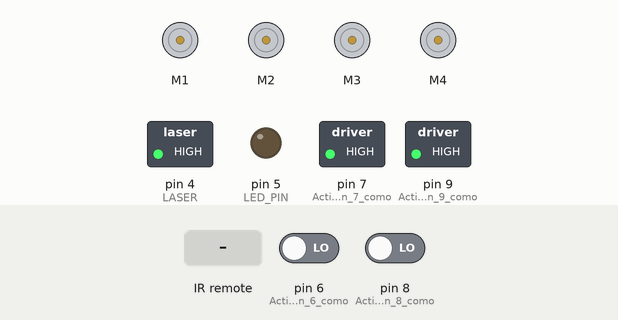
Recording of a sketch running on a simulated Arduino Uno, built with avr-gcc and run on an emulated ATmega328P. On the bench: 4 × DC motor (green arrow = forward, orange = backward, longer = faster), switched loads named in the sketch (green lamp = pin HIGH), output pins drawn as LEDs (lit = HIGH). Inputs (shaded band) come from the test bench; at power-on: pin 6 (Activación_del_pin_6_como) LOW, pin 8 (Activación_del_pin_8_como) LOW.

Above: at 1.2 s.
1.3 s: infrared code 0xCA31DA45 received
At 3.4 s:
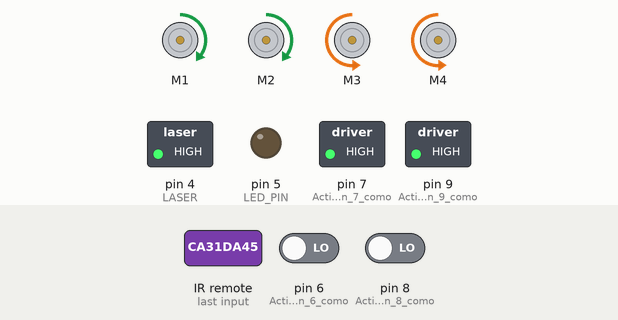
6.3 s: infrared code 0xCF2F9DAB received
At 9.0 s:
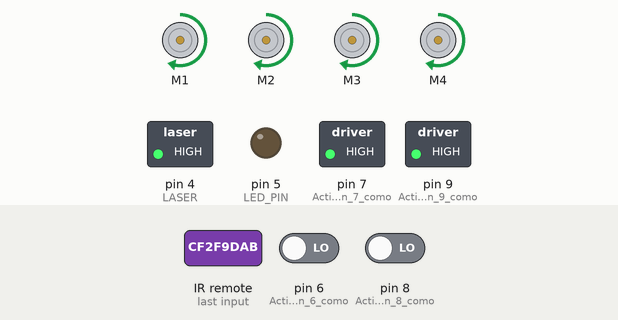
11.7 s: infrared code 0xB2BBAC69 received
At 14.6 s:
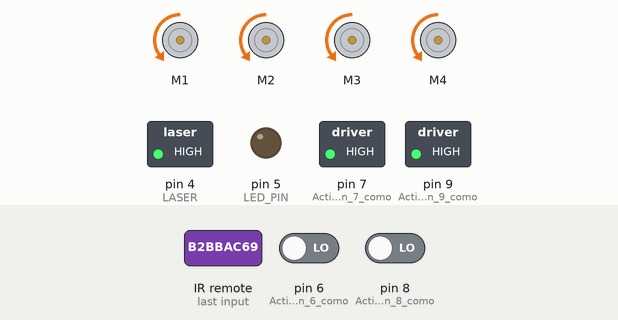
17.9 s: infrared code 0xE0E040BF received
At 19.31 s:
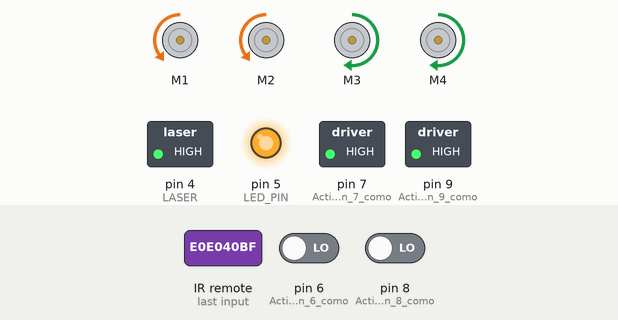
20.9 s: infrared code 0xFB758842 received
At 22.2 s:
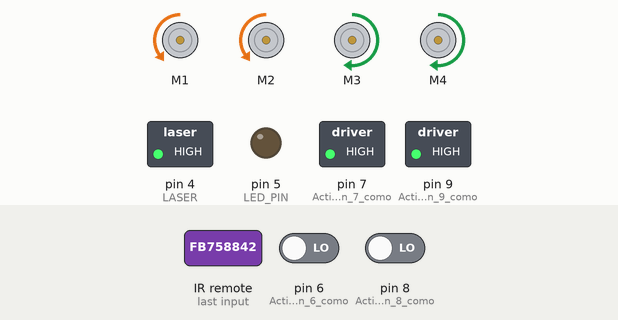
22.6 s: infrared code 0x6F15FF46 received
At 22.9 s:
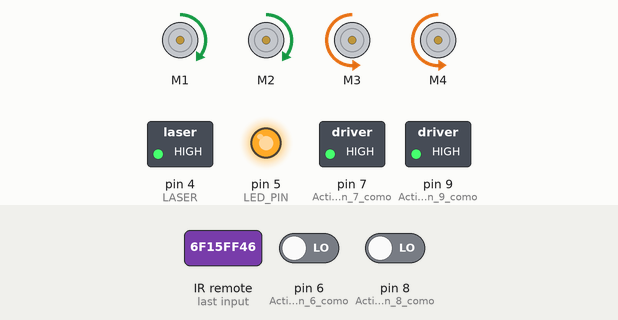
Timing chart, 0 to 25.5 s (numbered marks = the images above; inputs shaded):
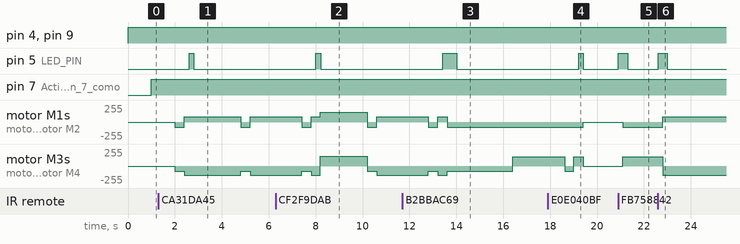

The sketch:

Automatic_Car_v1.ino
```cpp
#include <Wire.h>
#include <Adafruit_MotorShield.h>
#include "utility/Adafruit_PWMServoDriver.h"
#include <IRremote.h>

//int accelX;
//int accelY;
int giro = 0;
int modo = 0; // 0=Auto, 1=Manual

// Laser
int LASER = 4;

// Configurar variables para sensor IR
int LED_PIN = 5;
int IR_PIN = 11;
IRrecv irrecv(IR_PIN);
decode_results IR_resultados;

// Crear el objeto del driver de motores
Adafruit_MotorShield AFMS = Adafruit_MotorShield();

// Instanciar los motores
Adafruit_DCMotor *myMotor1LeftBack = AFMS.getMotor(1);
Adafruit_DCMotor *myMotor2LeftFront = AFMS.getMotor(2);
Adafruit_DCMotor *myMotor3RightBack = AFMS.getMotor(3);
Adafruit_DCMotor *myMotor4RightFront = AFMS.getMotor(4);

void setup() {
  // Laser
  pinMode(LASER, OUTPUT);
  // Serial.begin(9600);

  AFMS.begin();  // create with the default frequency 1.6KHz
  //AFMS.begin(1000);  // OR with a different frequency, say 1KHz

  // Set the speed to start, from 0 (off) to 255 (max speed)
  myMotor1LeftBack->setSpeed(0);
  myMotor1LeftBack->run(FORWARD);
  // turn on motor
  myMotor1LeftBack->run(RELEASE);

   // Set the speed to start, from 0 (off) to 255 (max speed)
  myMotor2LeftFront->setSpeed(0);
  myMotor2LeftFront->run(FORWARD);
  // turn on motor
  myMotor2LeftFront->run(RELEASE);

     // Set the speed to start, from 0 (off) to 255 (max speed)
  myMotor3RightBack->setSpeed(0);
  myMotor3RightBack->run(FORWARD);
  // turn on motor
  myMotor3RightBack->run(RELEASE);

     // Set the speed to start, from 0 (off) to 255 (max speed)
  myMotor4RightFront->setSpeed(0);
  myMotor4RightFront->run(FORWARD);
  // turn on motor
  myMotor4RightFront->run(RELEASE);

  // Sensores de distancia
  pinMode(9, OUTPUT); // Activación del pin 9 como salida: para el pulso ultrasónico
  pinMode(8, INPUT); // Activación del pin 8 como entrada: tiempo del rebote del ultrasonido
  pinMode(7, OUTPUT); // Activación del pin 7 como salida: para el pulso ultrasónico
  pinMode(6, INPUT); // Activación del pin 6 como entrada: tiempo del rebote del ultrasonido

  // Led de señal de IR
  pinMode(LED_PIN, OUTPUT);

  // Arrancamos el sensor IR
  irrecv.enableIRIn();

  //pinMode(0, INPUT); // Acelerometro axis X
  //pinMode(1, INPUT); // Acelerometro Axis Y
}

void loop() {

  //Activar laser
  digitalWrite(LASER, HIGH);

  // Leer infrarojos

  if (irrecv.decode(&IR_resultados)) {
    digitalWrite(LED_PIN, HIGH);
    //Serial.println(results.value, DEC);
    irrecv.resume(); // Recibir el siguiente valor
    delay(200);

    switch(IR_resultados.value) {

      // Boton "POWER mando" SAMSUNG --> modo automatico (default) = 0
      case 3392264773:
        modo=0;
      break;

      // Boton "TV POWER" mando SAMSUNG --> modo manual = 1
      case 3772793023:
        modo=1;
        detener();
      break;

      // Boton "Vol+" --> Aumentar velocidad
      case 3476004267:
        adelantar();
      break;

      // Boton "Vol-" --> Retroceder
      case 2998643817:
        retroceder();
      break;

      // Boton "Level <" --> Girar izquierda
      case 4218783810:
        giro_izquierda();
      break;

      // Boton "Level >" --> Girar derecha
      case 1863712582:
        giro_derecha();
      break;

      // Boton "MUTE" --> Detener
      case 305976139:
        detener();
      break;
    }
  }


  digitalWrite(LED_PIN, LOW);

  // Reading accelaration
  //accelX = analogRead(0);
  //accelY = analogRead(1);
  //Serial.print("X:  ");
  //Serial.println(accelX);
  //Serial.print("Y:  ");
  //Serial.println(accelY);
  //delay(1000);

  if (modo==0) {modo_automatico();}

}

long medir_distancia (int sensor) {
  long distancia;
  long tiempo;
  if (sensor==1) {
    // Getting distance sensor 1
    digitalWrite(9,LOW); /* Por cuestión de estabilización del sensor*/
    delayMicroseconds(5);
    digitalWrite(9, HIGH); /* envío del pulso ultrasónico*/
    delayMicroseconds(10);
    tiempo=pulseIn(8, HIGH);
    distancia= int(0.017*tiempo); /*fórmula para calcular la distancia obteniendo un valor entero*/
    return distancia;
  }
  if (sensor==2) {
     // Getting distance sensor 2
    digitalWrite(7,LOW); /* Por cuestión de estabilización del sensor*/
    delayMicroseconds(5);
    digitalWrite(7, HIGH); /* envío del pulso ultrasónico*/
    delayMicroseconds(10);
    tiempo=pulseIn(6, HIGH);
    distancia= int(0.017*tiempo); /*fórmula para calcular la distancia obteniendo un valor entero*/
    return distancia;
  }
}

void retroceder() {

    uint8_t i;

    myMotor1LeftBack->run(BACKWARD);
    myMotor2LeftFront->run(BACKWARD);
    myMotor3RightBack->run(BACKWARD);
    myMotor4RightFront->run(BACKWARD);

    i = 80;

    myMotor1LeftBack->setSpeed(i);
    myMotor2LeftFront->setSpeed(i);
    myMotor3RightBack->setSpeed(i);
    myMotor4RightFront->setSpeed(i);

    delay(400);
}

void giro_derecha() {

  //Serial.print("Giro derecha: ");
  //Serial.println(giro);

  uint8_t i;

  myMotor1LeftBack->run(FORWARD);
  myMotor2LeftFront->run(FORWARD);
  myMotor3RightBack->run(BACKWARD);
  myMotor4RightFront->run(BACKWARD);

  i = 80;
  myMotor1LeftBack->setSpeed(i);
  myMotor2LeftFront->setSpeed(i);
  i = 140;
  myMotor3RightBack->setSpeed(i);
  myMotor4RightFront->setSpeed(i);

  delay(200);
}

void giro_izquierda() {

  //Serial.print("Giro izquierda: ");
  //Serial.println(giro);

  uint8_t i;

  myMotor1LeftBack->run(BACKWARD);
  myMotor2LeftFront->run(BACKWARD);
  myMotor3RightBack->run(FORWARD);
  myMotor4RightFront->run(FORWARD);

  i = 80;
  myMotor1LeftBack->setSpeed(i);
  myMotor2LeftFront->setSpeed(i);

  i = 140;
  myMotor3RightBack->setSpeed(i);
  myMotor4RightFront->setSpeed(i);

  delay(200);
}

void adelantar() {

  uint8_t i;

  myMotor1LeftBack->run(FORWARD);
  myMotor2LeftFront->run(FORWARD);
  myMotor3RightBack->run(FORWARD);
  myMotor4RightFront->run(FORWARD);

  i = 150;

  myMotor1LeftBack->setSpeed(i);
  myMotor2LeftFront->setSpeed(i);
  myMotor3RightBack->setSpeed(i);
  myMotor4RightFront->setSpeed(i);

  delay(5);
}

void detener() {

  uint8_t i;

  myMotor1LeftBack->run(FORWARD);
  myMotor2LeftFront->run(FORWARD);
  myMotor3RightBack->run(FORWARD);
  myMotor4RightFront->run(FORWARD);

  i = 0;

  myMotor1LeftBack->setSpeed(i);
  myMotor2LeftFront->setSpeed(i);
  myMotor3RightBack->setSpeed(i);
  myMotor4RightFront->setSpeed(i);

  delay(5);
}

void modo_automatico() {

  if (medir_distancia(1) < 20 | medir_distancia(2) < 20) {

    if (giro == 10) {giro = 0;}
      retroceder();

    // Determinamos el lado del giro
    if (giro < 5) {

      // Giramos 5 veces a la derecha
      giro_derecha();
      giro = giro + 1;

    }
    // Giramos 5 veces a la izquierda
    else {
      giro_izquierda();
      giro = giro + 1;
    }
  }

  // Vamos hacia adelante!
  else {
    adelantar();
  }
}
```

Measured:
- after the input at 1.3 s, pin 5 (LED_PIN): LOW → HIGH after 1.3 s, → LOW 0.20 s later
- after the input at 6.3 s, pin 5 (LED_PIN): LOW → HIGH after 1.7 s, → LOW 0.21 s later
- after the input at 11.7 s, pin 5 (LED_PIN): LOW → HIGH after 1.7 s, → LOW 0.60 s later
- after the input at 17.9 s, pin 5 (LED_PIN): LOW → HIGH after 1.3 s, → LOW 0.21 s later; motor M1, motor M2: backward 80/255 → stopped after 1.5 s
- after the input at 20.9 s, pin 5 (LED_PIN): LOW → HIGH at once, → LOW 0.40 s later; motor M1, motor M2: stopped → backward 80/255 after 0.20 s; motor M3, motor M4: stopped → forward 140/255 after 0.20 s
- after the input at 22.6 s, pin 5 (LED_PIN): LOW → HIGH at once, → LOW 0.40 s later; motor M1, motor M2: backward 80/255 → forward 80/255 after 0.20 s; motor M3, motor M4: forward 140/255 → backward 140/255 after 0.20 s
